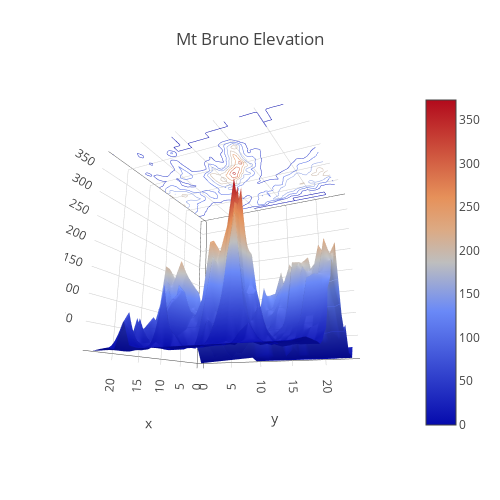

Notebook cell for this chart:
### Code cell
iplot(fig, filename='elevations-3d-surface-contours')

### Figure 1 — Plotly figure (JSON) as saved in the notebook; plotly's stock layout.template omitted (floating-point values rounded to 4 significant figures; data arrays with more than 128 entries replaced by an {"elided": "..."} marker saying what was removed)
{"data": [{"contours": {"z": {"highlightcolor": "#42f462", "project": {"z": true}, "show": true, "usecolormap": true}}, "type": "surface", "uid": "f4364c11-90cc-4541-b351-31b510cdb3b7", "z": {"elided": "25x25 float values"}}], "layout": {"autosize": false, "height": 500, "margin": {"b": 65, "l": 65, "r": 50, "t": 90}, "scene": {"camera": {"eye": {"x": 1.87, "y": 0.88, "z": -0.64}}}, "title": "Mt Bruno Elevation", "width": 500}}
